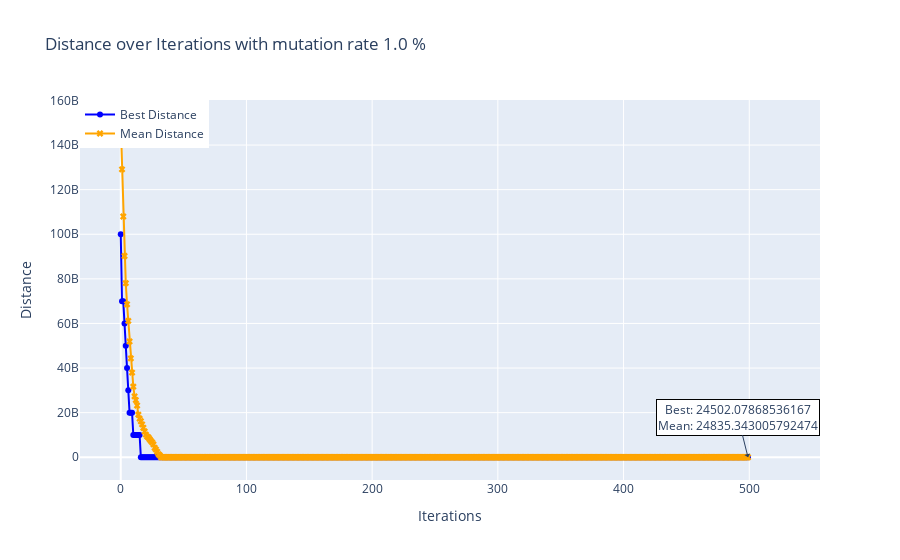
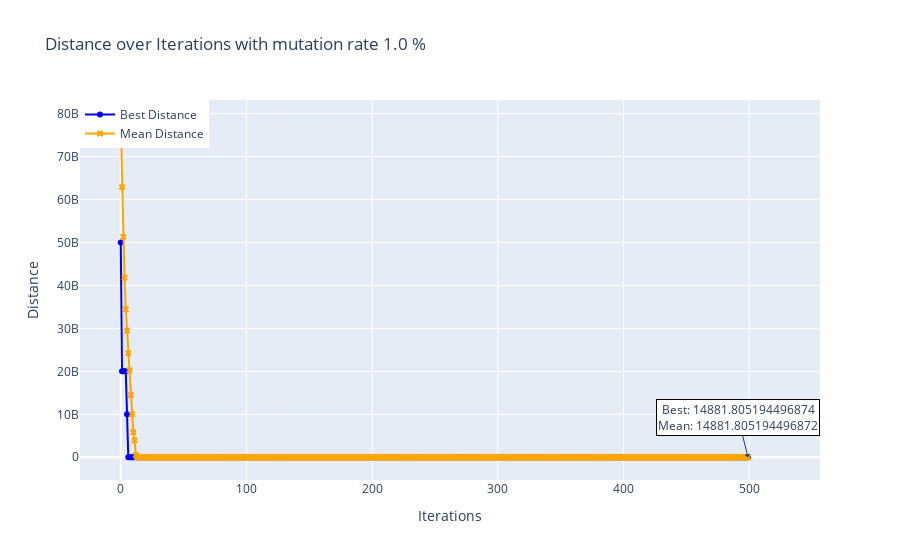
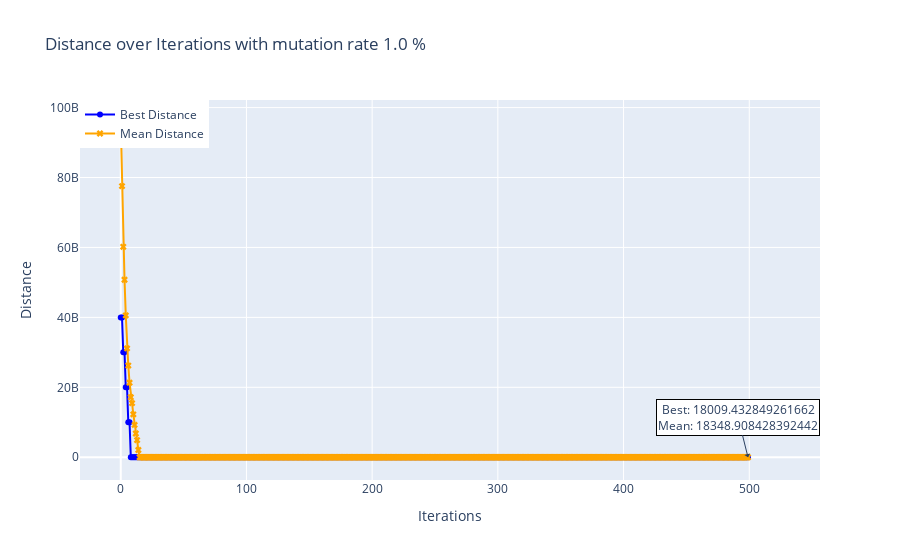
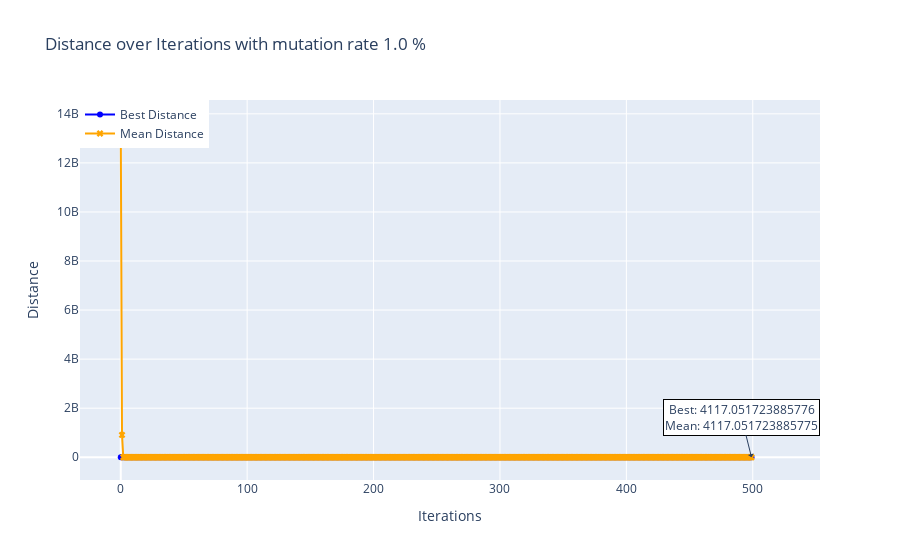

Notebook code cell kept with these figures, in order:
### Code cell
#c.test_k_means_algorithm(filename=filename)
c.run(filename=filename,generateDataSets=False,clusters=True)

### Figure 1 — Plotly figure (JSON) as saved in the notebook; plotly's stock layout.template omitted (floating-point values rounded to 4 significant figures; data arrays with more than 128 entries replaced by an {"elided": "..."} marker saying what was removed)
{"data": [{"line": {"color": "blue"}, "marker": {"symbol": "circle"}, "mode": "lines+markers", "name": "Best Distance", "type": "scatter", "x": {"elided": "500 int values"}, "y": {"elided": "500 float values"}}, {"line": {"color": "orange"}, "marker": {"symbol": "x"}, "mode": "lines+markers", "name": "Mean Distance", "type": "scatter", "x": {"elided": "500 int values"}, "y": {"elided": "500 float values"}}], "layout": {"annotations": [{"arrowhead": 1, "ax": -10, "ay": -40, "bgcolor": "white", "bordercolor": "black", "showarrow": true, "text": "Best: 24502.07868536167<br>Mean: 24835.343005792474", "x": 499, "y": 24500.0}], "hovermode": "x", "legend": {"x": 0, "y": 1}, "title": {"text": "Distance over Iterations with mutation rate 1.0 %"}, "xaxis": {"title": {"text": "Iterations"}}, "yaxis": {"title": {"text": "Distance"}}}}

### Figure 2 — Plotly figure (JSON) as saved in the notebook; plotly's stock layout.template omitted (floating-point values rounded to 4 significant figures; data arrays with more than 128 entries replaced by an {"elided": "..."} marker saying what was removed)
{"data": [{"line": {"color": "blue"}, "marker": {"symbol": "circle"}, "mode": "lines+markers", "name": "Best Distance", "type": "scatter", "x": {"elided": "500 int values"}, "y": {"elided": "500 float values"}}, {"line": {"color": "orange"}, "marker": {"symbol": "x"}, "mode": "lines+markers", "name": "Mean Distance", "type": "scatter", "x": {"elided": "500 int values"}, "y": {"elided": "500 float values"}}], "layout": {"annotations": [{"arrowhead": 1, "ax": -10, "ay": -40, "bgcolor": "white", "bordercolor": "black", "showarrow": true, "text": "Best: 14881.805194496874<br>Mean: 14881.805194496872", "x": 499, "y": 14880.0}], "hovermode": "x", "legend": {"x": 0, "y": 1}, "title": {"text": "Distance over Iterations with mutation rate 1.0 %"}, "xaxis": {"title": {"text": "Iterations"}}, "yaxis": {"title": {"text": "Distance"}}}}

### Figure 3 — Plotly figure (JSON) as saved in the notebook; plotly's stock layout.template omitted (floating-point values rounded to 4 significant figures; data arrays with more than 128 entries replaced by an {"elided": "..."} marker saying what was removed)
{"data": [{"line": {"color": "blue"}, "marker": {"symbol": "circle"}, "mode": "lines+markers", "name": "Best Distance", "type": "scatter", "x": {"elided": "500 int values"}, "y": {"elided": "500 float values"}}, {"line": {"color": "orange"}, "marker": {"symbol": "x"}, "mode": "lines+markers", "name": "Mean Distance", "type": "scatter", "x": {"elided": "500 int values"}, "y": {"elided": "500 float values"}}], "layout": {"annotations": [{"arrowhead": 1, "ax": -10, "ay": -40, "bgcolor": "white", "bordercolor": "black", "showarrow": true, "text": "Best: 18009.432849261662<br>Mean: 18348.908428392442", "x": 499, "y": 18010.0}], "hovermode": "x", "legend": {"x": 0, "y": 1}, "title": {"text": "Distance over Iterations with mutation rate 1.0 %"}, "xaxis": {"title": {"text": "Iterations"}}, "yaxis": {"title": {"text": "Distance"}}}}

### Figure 4 — Plotly figure (JSON) as saved in the notebook; plotly's stock layout.template omitted (floating-point values rounded to 4 significant figures; data arrays with more than 128 entries replaced by an {"elided": "..."} marker saying what was removed)
{"data": [{"line": {"color": "blue"}, "marker": {"symbol": "circle"}, "mode": "lines+markers", "name": "Best Distance", "type": "scatter", "x": {"elided": "500 int values"}, "y": {"elided": "500 float values"}}, {"line": {"color": "orange"}, "marker": {"symbol": "x"}, "mode": "lines+markers", "name": "Mean Distance", "type": "scatter", "x": {"elided": "500 int values"}, "y": {"elided": "500 float values"}}], "layout": {"annotations": [{"arrowhead": 1, "ax": -10, "ay": -40, "bgcolor": "white", "bordercolor": "black", "showarrow": true, "text": "Best: 4117.051723885776<br>Mean: 4117.051723885775", "x": 499, "y": 4117.0}], "hovermode": "x", "legend": {"x": 0, "y": 1}, "title": {"text": "Distance over Iterations with mutation rate 1.0 %"}, "xaxis": {"title": {"text": "Iterations"}}, "yaxis": {"title": {"text": "Distance"}}}}
